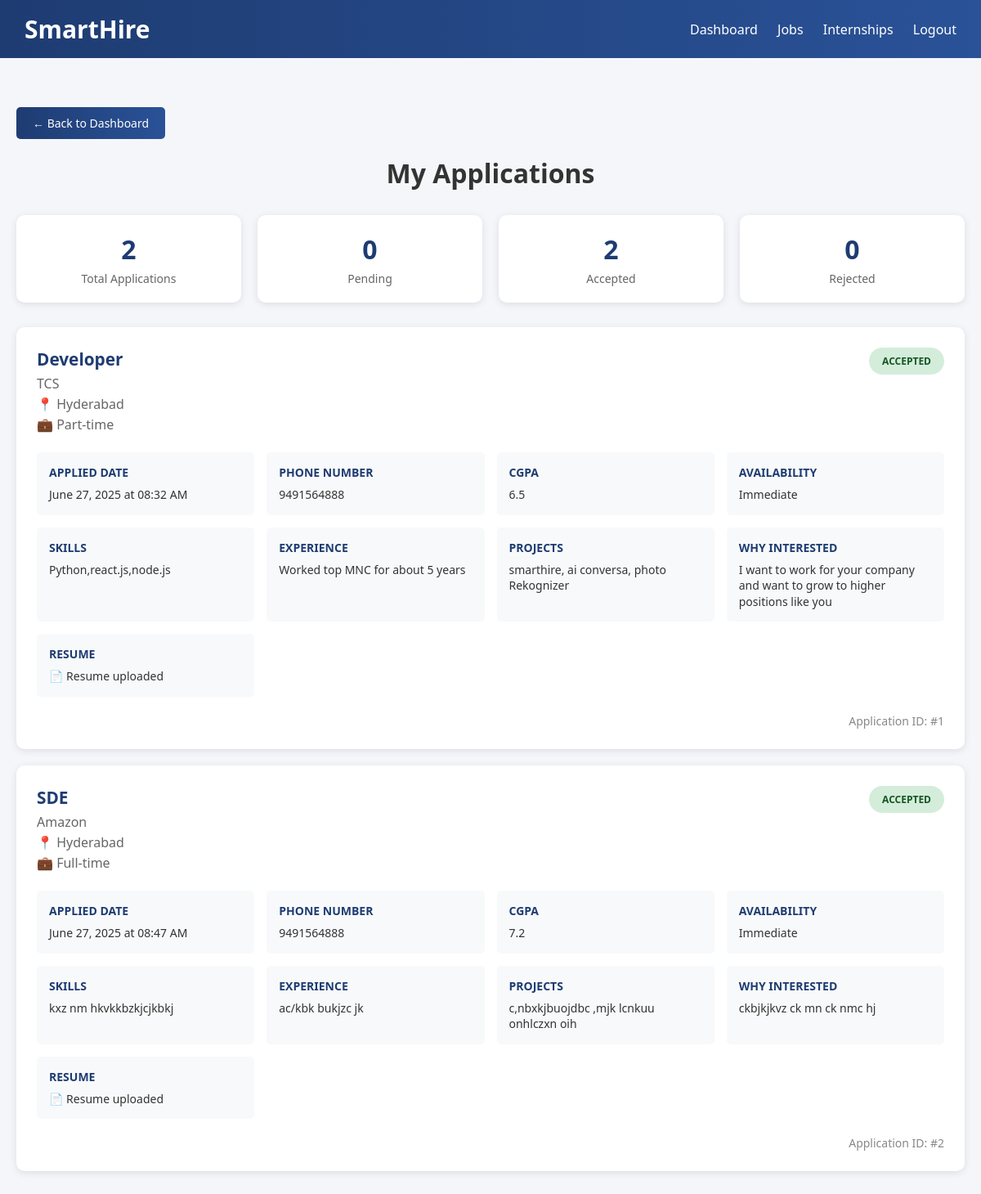
The page /my_applications (signed in) on the database its author committed.
### app.py (models this page shows)
class Application(db.Model):
    id = db.Column(db.Integer, primary_key=True)
    student_id = db.Column(db.Integer, db.ForeignKey('student.id'), nullable=False)
    job_id = db.Column(db.Integer, db.ForeignKey('job.id'), nullable=True)
    internship_id = db.Column(db.Integer, db.ForeignKey('internship.id'), nullable=True)
    applied_at = db.Column(db.DateTime, default=datetime.utcnow)
    status = db.Column(db.String(20), default='Pending')  # Pending, Accepted, Rejected
    cover_letter = db.Column(db.Text)
    resume_filename = db.Column(db.String(255))
    phone_number = db.Column(db.String(20))
    current_cgpa = db.Column(db.String(10))
    skills = db.Column(db.Text)
    experience = db.Column(db.Text)
    projects = db.Column(db.Text)
    why_interested = db.Column(db.Text)
    availability = db.Column(db.String(100))
    student = db.relationship('Student', backref=db.backref('applications', lazy=True))
    job = db.relationship('Job', backref=db.backref('applications', lazy=True))
    internship = db.relationship('Internship', backref=db.backref('applications', lazy=True))

class Job(db.Model):
    id = db.Column(db.Integer, primary_key=True)
    title = db.Column(db.String(100), nullable=False)
    company = db.Column(db.String(100), nullable=False)
    location = db.Column(db.String(100), nullable=False)
    description = db.Column(db.Text, nullable=False)
    requirements = db.Column(db.Text)
    salary_range = db.Column(db.String(50))
    job_type = db.Column(db.String(20), nullable=False)  # Full-time, Part-time, Internship
    posted_by = db.Column(db.Integer, db.ForeignKey('administrator.id'), nullable=False)
    posted_at = db.Column(db.DateTime, default=datetime.utcnow)
    is_active = db.Column(db.Boolean, default=True)
    is_approved = db.Column(db.Boolean, default=False)  # Server admin approval
    status = db.Column(db.String(20), default='pending')  # pending, approved, rejected, flagged
    flagged_reason = db.Column(db.Text)  # Reason if flagged as suspicious
    reviewed_by = db.Column(db.Integer, db.ForeignKey('server_admin.id'))
    reviewed_at = db.Column(db.DateTime)
    administrator = db.relationship('Administrator', backref=db.backref('jobs', lazy=True))
    reviewer = db.relationship('ServerAdmin', backref=db.backref('reviewed_jobs', lazy=True))

### app.py (the view)
@app.route('/my_applications')
def my_applications():
    if 'user_id' not in session or session.get('user_type') != 'student':
        return redirect(url_for('login', next=request.path))
    applications = Application.query.filter_by(student_id=session['user_id']).all()
    return render_template('my_applications.html', applications=applications)

### templates/my_applications.html (shortened to what this page needs)
<!DOCTYPE html>
<html lang="en">
<head>
</head>
<body>
    <nav>
        <div class="logo">SmartHire</div>
        <div class="nav-links">
            <a href="/student_dashboard">Dashboard</a>
            <a href="/jobs">Jobs</a>
            <a href="/internships">Internships</a>
            <a href="/logout">Logout</a>
        </div>
    </nav>
    <div class="container">
        <a href="/student_dashboard" class="back-btn">← Back to Dashboard</a>
        <h1>My Applications</h1>
        <div class="stats">
            <div class="stat-card">
                <div class="stat-number">{{ applications|length }}</div>
                <div class="stat-label">Total Applications</div>
            </div>
            <div class="stat-card">
                <div class="stat-number">{{ applications|selectattr('status', 'equalto', 'Pending')|list|length }}</div>
                <div class="stat-label">Pending</div>
            </div>
            <div class="stat-card">
                <div class="stat-number">{{ applications|selectattr('status', 'equalto', 'Accepted')|list|length }}</div>
                <div class="stat-label">Accepted</div>
            </div>
            <div class="stat-card">
                <div class="stat-number">{{ applications|selectattr('status', 'equalto', 'Rejected')|list|length }}</div>
                <div class="stat-label">Rejected</div>
            </div>
        </div>
        {% if applications %}
            <div class="applications-grid">
                {% for application in applications %}
                <div class="application-card">
                    <div class="application-header">
                        <div class="position-info">
                            {% if application.job_id %}
                                <h3>{{ application.job.title }}</h3>
                                <p>{{ application.job.company }}</p>
                                <p>📍 {{ application.job.location }}</p>
                                <p>💼 {{ application.job.job_type }}</p>
                            {% else %}
                                <h3>{{ application.internship.title }}</h3>
                                <p>{{ application.internship.company }}</p>
                                <p>📍 {{ application.internship.location }}</p>
                                <p>🎓 {{ application.internship.internship_type }}</p>
                            {% endif %}
                        </div>
                        <div class="status-badge status-{{ application.status.lower() }}">
                            {{ application.status }}
                        </div>
                    </div>
                    <div class="application-details">
                        <div class="detail-section">
                            <h4>Applied Date</h4>
                            <p>{{ application.applied_at.strftime('%B %d, %Y at %I:%M %p') }}</p>
                        </div>
                        <div class="detail-section">
                            <h4>Phone Number</h4>
                            <p>{{ application.phone_number or 'Not provided' }}</p>
                        </div>
                        <div class="detail-section">
                            <h4>CGPA</h4>
                            <p>{{ application.current_cgpa or 'Not provided' }}</p>
                        </div>
                        <div class="detail-section">
                            <h4>Availability</h4>
                            <p>{{ application.availability or 'Not provided' }}</p>
                        </div>
                        {% if application.skills %}
                        <div class="detail-section">
                            <h4>Skills</h4>
                            <p>{{ application.skills }}</p>
                        </div>
                        {% endif %}
                        {% if application.experience %}
                        <div class="detail-section">
                            <h4>Experience</h4>
                            <p>{{ application.experience }}</p>
                        </div>
                        {% endif %}
                        {% if application.projects %}
                        <div class="detail-section">
                            <h4>Projects</h4>
                            <p>{{ application.projects }}</p>
                        </div>
                        {% endif %}
                        {% if application.why_interested %}
                        <div class="detail-section">
                            <h4>Why Interested</h4>
                            <p>{{ application.why_interested }}</p>
                        </div>
                        {% endif %}
                        {% if application.resume_filename %}
                        <div class="detail-section">
                            <h4>Resume</h4>
                            <p>📄 Resume uploaded</p>
                        </div>
                        {% endif %}
                    </div>
                    <div class="application-date">
                        Application ID: #{{ application.id }}
                    </div>
                </div>
                {% endfor %}
            </div>
        {% else %}
            <div class="no-applications">
                <p>You haven't submitted any applications yet.</p>
                <p>Browse available <a href="/jobs" style="color: #1e3c72;">jobs</a> and <a href="/internships" style="color: #1e3c72;">internships</a> to get started!</p>
            </div>
        {% endif %}
    </div>
</body>
</html>

### templates/my_applications.html (style rules this page uses)
* { margin: 0; padding: 0; box-sizing: border-box; font-family: 'Segoe UI', sans-serif; }
body { background-color: #f5f6fa; min-height: 100vh; }
nav { background: linear-gradient(to right, #1e3c72, #2a5298); padding: 15px 30px; display: flex; justify-content: space-between; align-items: center; color: white; }
.logo { font-size: 30px; font-weight: bold; }
.nav-links a { color: white; text-decoration: none; margin-left: 20px; }
.container { max-width: 1200px; margin: 40px auto; padding: 20px; }
h1 { text-align: center; margin-bottom: 30px; color: #333; }
.applications-grid { display: grid; gap: 20px; }
.application-card { background: white; border-radius: 10px; padding: 25px; box-shadow: 0 2px 10px rgba(0,0,0,0.1); transition: transform 0.2s ease; }
.application-header { display: flex; justify-content: space-between; align-items: flex-start; margin-bottom: 20px; }
.position-info h3 { color: #1e3c72; margin-bottom: 5px; font-size: 1.3rem; }
.position-info p { color: #666; margin-bottom: 3px; }
.status-badge { padding: 8px 16px; border-radius: 20px; font-size: 12px; font-weight: 600; text-transform: uppercase; }
.status-accepted { background-color: #d4edda; color: #155724; }
.application-details { display: grid; grid-template-columns: repeat(auto-fit, minmax(250px, 1fr)); gap: 15px; margin-bottom: 20px; }
.detail-section { background-color: #f8f9fa; padding: 15px; border-radius: 5px; }
.detail-section h4 { color: #1e3c72; margin-bottom: 8px; font-size: 14px; text-transform: uppercase; }
.detail-section p { color: #333; line-height: 1.4; font-size: 14px; }
.application-date { color: #888; font-size: 14px; text-align: right; }
.back-btn { background: linear-gradient(to right, #1e3c72, #2a5298); color: white; padding: 10px 20px; border: none; border-radius: 5px; cursor: pointer; font-size: 14px; text-decoration: none; display: inline-block; margin-bottom: 20px; }
.stats { display: grid; grid-template-columns: repeat(auto-fit, minmax(200px, 1fr)); gap: 20px; margin-bottom: 30px; }
.stat-card { background: white; padding: 20px; border-radius: 10px; text-align: center; box-shadow: 0 2px 10px rgba(0,0,0,0.1); }
.stat-number { font-size: 2rem; font-weight: bold; color: #1e3c72; margin-bottom: 5px; }
.stat-label { color: #666; font-size: 14px; }

### rows shown on the page
Application: job "Developer", job.company "TCS", job.location "Hyderabad", job.job_type "Part-time", status "ACCEPTED", applied_at "June 27, 2025 at 08:32 AM", phone_number "9491564888", current_cgpa "6.5", availability "Immediate", skills "Python,react.js,node.js", experience "Worked top MNC for about 5 years", projects "smarthire, ai conversa, photo Rekognizer", why_interested "I want to work for your company and want to grow to higher positions like you", shows "RESUME", id "1"
Application: job "SDE", job.company "Amazon", job.location "Hyderabad", job.job_type "Full-time", status "ACCEPTED", applied_at "June 27, 2025 at 08:47 AM", phone_number "9491564888", current_cgpa "7.2", availability "Immediate", skills "kxz nm hkvkkbzkjcjkbkj", experience "ac/kbk bukjzc jk", projects "c,nbxkjbuojdbc ,mjk lcnkuu onhlczxn oih", why_interested "ckbjkjkvz ck mn ck nmc hj", shows "RESUME", id "2"

### other values the page prints
{{ applications|length }} "2"
{{ applications|selectattr('status', 'equalto', 'Pending')|list|length }} "0"
{{ applications|selectattr('status', 'equalto', 'Accepted')|list|length }} "2"
{{ applications|selectattr('status', 'equalto', 'Rejected')|list|length }} "0"
